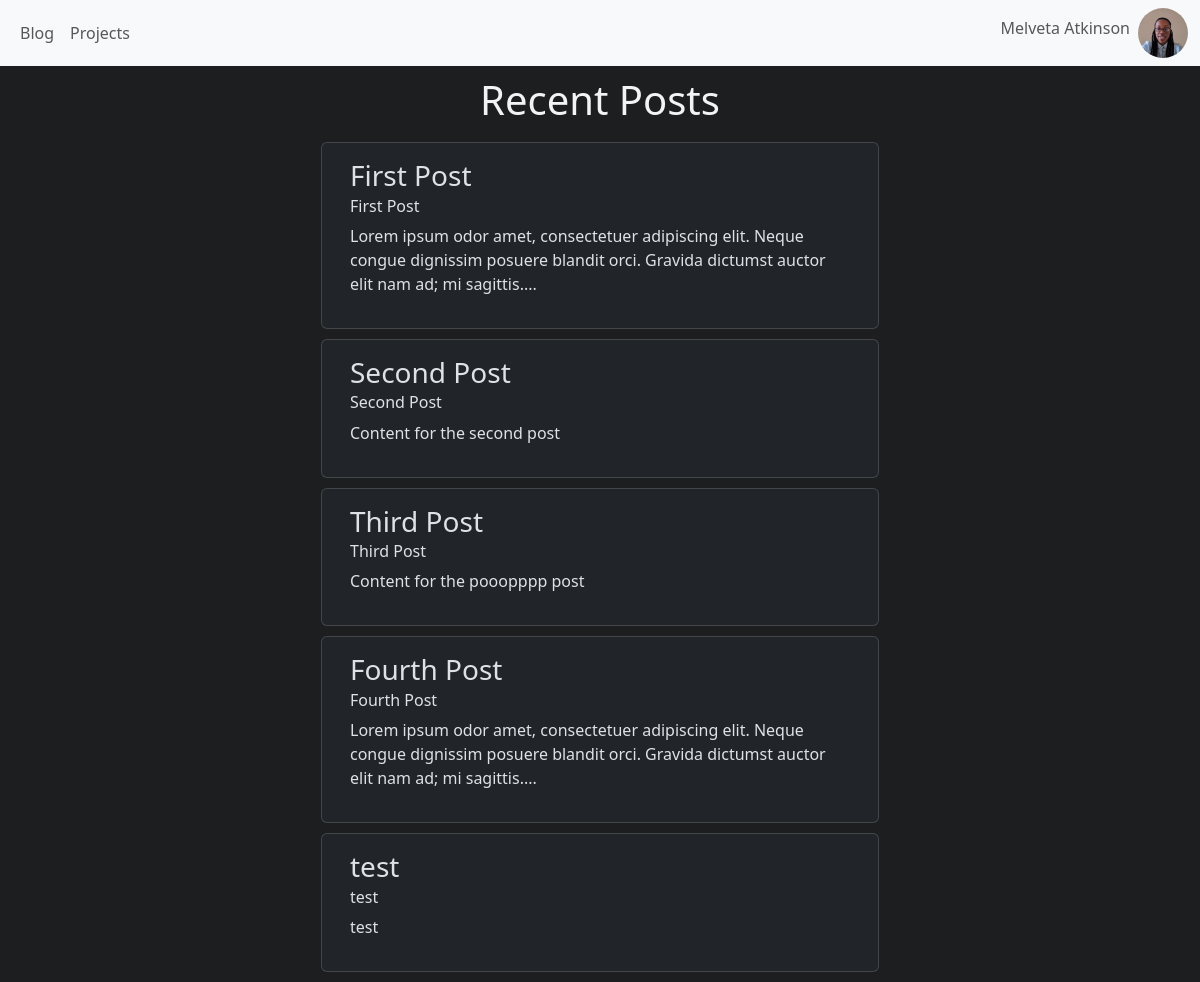
The page / on the database its author committed.
### tables this page shows
CREATE TABLE posts (
    id INTEGER PRIMARY KEY AUTOINCREMENT,
    created DATE format 'MMMM dd yyyy' NOT NULL DEFAULT CURRENT_DATE,
    title TEXT NOT NULL,
    content TEXT NOT NULL
);

### app.py (the view)
@app.route('/')
def index():
    conn = get_db_connection()
    posts = conn.execute('SELECT * FROM posts').fetchall()
    conn.close()
    return render_template('index.html', posts=posts)

### app.py (called while the page is built)
def get_db_connection():
    conn = sqlite3.connect('database.db')
    conn.row_factory = sqlite3.Row
    return conn

### templates/index.html
{% extends 'base.html' %}
{% block content %}
    <h1>{% block title %} Recent Posts {% endblock %}</h1>
    {% for post in posts %}
            <div class="card w-50 row mx-auto" data-bs-theme="dark">
                <a href="{{ url_for('post', post_id=post['id']) }}"><div class="card-body">
                  <h3>{{ post['title'] }}</h3>
                  <h6 class="card-subtitle mb-2">{{ post['title'] }}</h6>
                  <p class="h-25card-text">{{ post['content'] | truncate(150,true) }}</p>
                </div></a>
              </div>
    {% endfor %}
{% endblock %}

### templates/base.html (shortened to what this page needs)
<!doctype html>
<html lang="en">
  <head>
    <link href="https://cdn.jsdelivr.net/npm/bootstrap@5.3.3/dist/css/bootstrap.min.css" rel="stylesheet">
    <link rel="stylesheet" href="../static/css/style.css" />
  </head>
  <body>
<nav class="navbar navbar-expand-lg navbar-light bg-body-tertiary">
    <div class="container-fluid">
      <div class="collapse navbar-collapse" id="navbarSupportedContent">
        <ul class="navbar-nav me-auto mb-2 mb-lg-0">
          <li class="nav-item">
            <a class="nav-link" href="/">Blog</a>
          </li>
          <li class="nav-item">
            <a class="nav-link" href="#">Projects</a>
          </li>
        </ul>
      </div>
      <div class="d-flex align-items-center">
        <ul class="navbar-nav me-auto mb-2 mb-lg-0">
            <li class="nav-item">
              <a class="nav-link" href="#">Melveta Atkinson</a>
            </li>
            <li class="nav-item">
              <img
              src="../static/images/profile.jpg"
              class="rounded-circle"
              height="50"
              alt="Profile Picture"
              loading="lazy"
            />
            </li>
          </ul>
      </div>
    </div>
  </nav>
    <div class="container">
        {% block content %} {% endblock %}
    </div>
  </body>
</html>

### static/css/style.css (style rules this page uses)
h1 { color: rgb(242, 244, 243); text-align: center; padding: 10px; }
.card { margin-bottom: 10px!important; }
body { background-color: rgb(29, 30, 32); }
a { color: inherit; text-decoration: none; }

### rows shown on the page
posts: title "First Post", content "Lorem ipsum odor amet, consectetuer adipiscing elit. Neque congue dignissim posuere blandit orci. Gravida dictumst auctor elit nam ad; mi sagittis...."
posts: title "Second Post", content "Content for the second post"
posts: title "Third Post", content "Content for the pooopppp post"
posts: title "Fourth Post", content "Lorem ipsum odor amet, consectetuer adipiscing elit. Neque congue dignissim posuere blandit orci. Gravida dictumst auctor elit nam ad; mi sagittis...."
posts: title "test", content "test"
